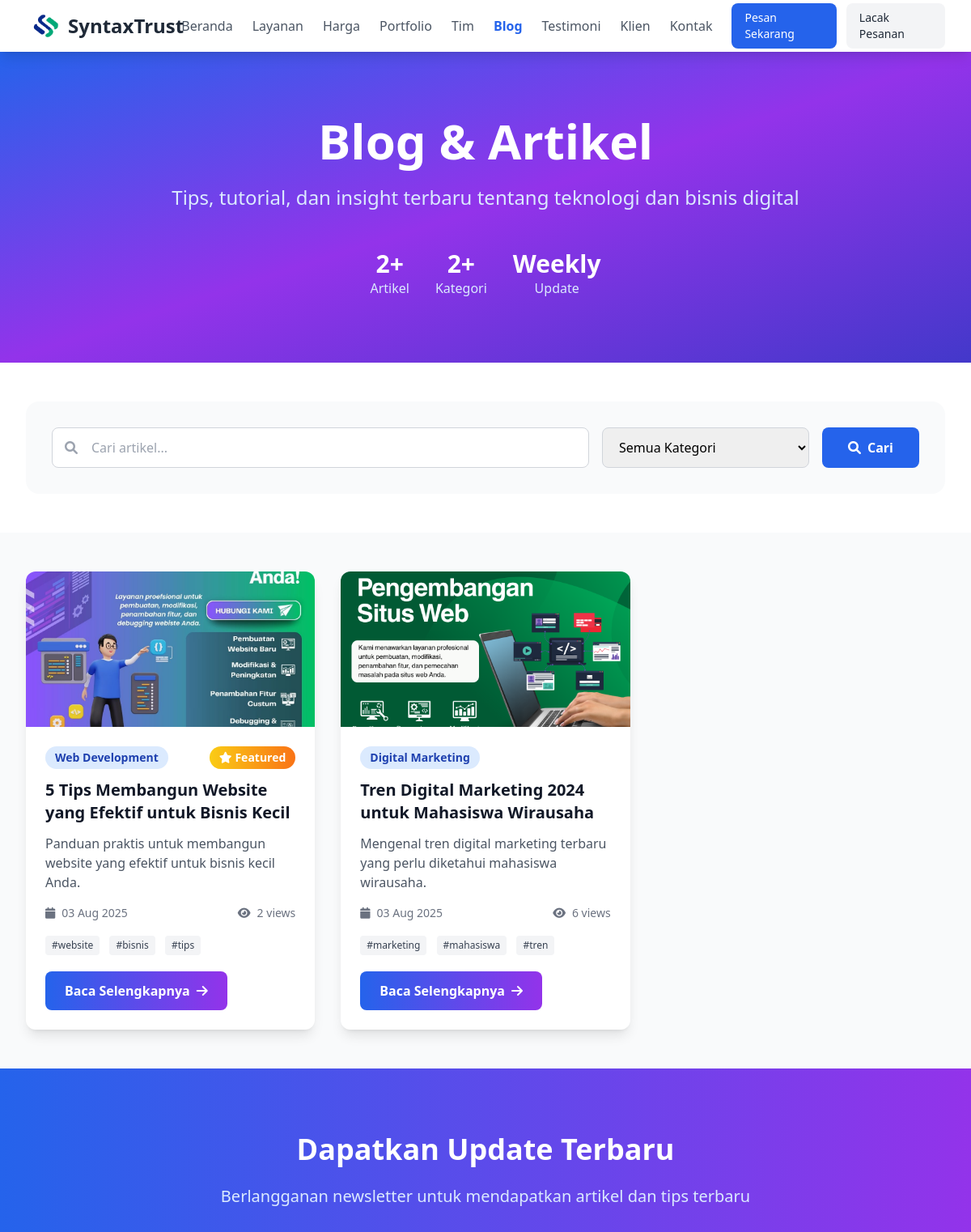
The app's page /public/blog.php (upper part), older data.
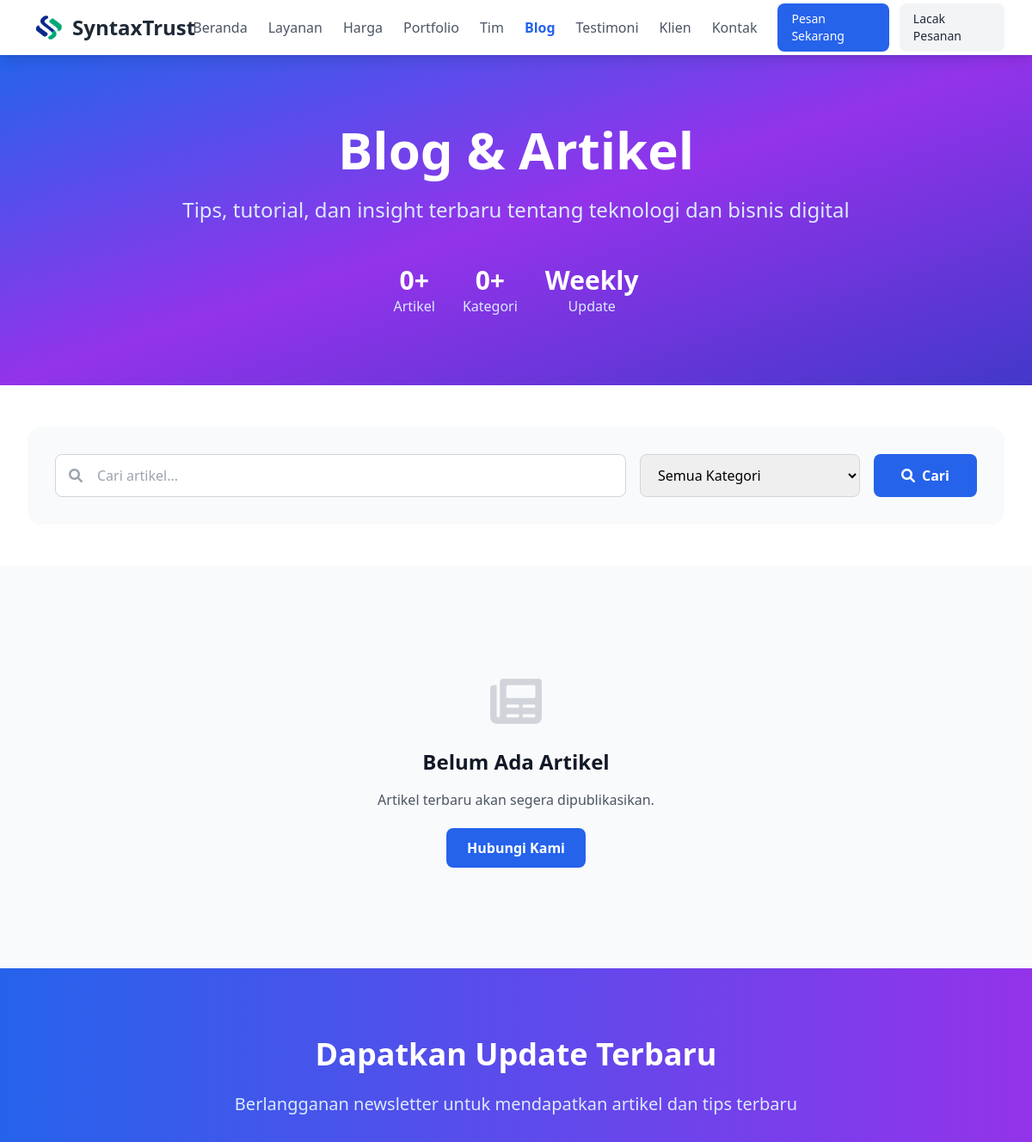
The same page, newer data.
### tables this page shows
CREATE TABLE `blog_posts` (
  `id` int(11) NOT NULL,
  `title` varchar(200) NOT NULL,
  `slug` varchar(255) NOT NULL,
  `content` text NOT NULL,
  `excerpt` varchar(500) DEFAULT NULL,
  `featured_image` varchar(255) DEFAULT NULL,
  `author_id` int(11) DEFAULT NULL,
  `category` varchar(100) DEFAULT NULL,
  `tags` longtext DEFAULT NULL CHECK (json_valid(`tags`)),
  `status` enum('draft','published','archived') DEFAULT 'draft',
  `published_at` timestamp NULL DEFAULT NULL,
  `view_count` int(11) DEFAULT 0,
  `is_featured` tinyint(1) DEFAULT 0,
  `meta_title` varchar(200) DEFAULT NULL,
  `meta_description` varchar(500) DEFAULT NULL,
  `created_at` timestamp NOT NULL DEFAULT current_timestamp(),
  `updated_at` timestamp NOT NULL DEFAULT current_timestamp() ON UPDATE current_timestamp()
);

### public/includes/helpers.php (called while the page is built, shortened)
<?php
require_once __DIR__ . '/../../config/database.php';
if (!function_exists('getSetting')) {
    function getSetting($key, $default = '') {
        global $pdo;
        try {
            $stmt = $pdo->prepare("SELECT setting_value FROM settings WHERE setting_key = ? AND is_public = 1");
            $stmt->execute([$key]);
            $result = $stmt->fetch(PDO::FETCH_ASSOC);
            return $result ? $result['setting_value'] : $default;
        } catch (Exception $e) {
            return $default;
        }
    }
}
if (!function_exists('h')) {
    function h($string) {
        return htmlspecialchars((string)$string, ENT_QUOTES, 'UTF-8');
    }
}
if (!function_exists('assetUrl')) {
    function assetUrl($path) {
        $path = (string)$path;
        if (strpos($path, 'uploads/') === 0) {
            return '../' . $path;
        }
        return $path;
    }
}

### public/blog.php (the view, shortened to what the changed rows need)
<?php
require_once __DIR__ . '/includes/layout.php';
$page = isset($_GET['page']) ? max(1, (int)$_GET['page']) : 1;
$per_page = 6;
$offset = ($page - 1) * $per_page;
$search = isset($_GET['search']) ? trim($_GET['search']) : '';
$category = isset($_GET['category']) ? trim($_GET['category']) : '';
$where_conditions = ["status = 'published'"];
$params = [];
$where_clause = implode(' AND ', $where_conditions);
try {
    $count_sql = "SELECT COUNT(*) FROM blog_posts WHERE $where_clause";
    $count_stmt = $pdo->prepare($count_sql);
    $count_stmt->execute($params);
    $total_posts = $count_stmt->fetchColumn();
    $sql = "SELECT * FROM blog_posts WHERE $where_clause ORDER BY is_featured DESC, published_at DESC LIMIT $per_page OFFSET $offset";
    $stmt = $pdo->prepare($sql);
    $stmt->execute($params);
    $posts = $stmt->fetchAll(PDO::FETCH_ASSOC);
    $cat_stmt = $pdo->prepare("SELECT DISTINCT category FROM blog_posts WHERE status = 'published' AND category IS NOT NULL ORDER BY category");
    $cat_stmt->execute();
    $categories = $cat_stmt->fetchAll(PDO::FETCH_COLUMN);
} catch (Exception $e) {
    $posts = [];
    $categories = [];
    $total_posts = 0;
}
$site_name = getSetting('site_name', 'SyntaxTrust');
$site_description = getSetting('site_description', 'Layanan Pembuatan Website untuk Mahasiswa & UMKM');
echo renderPageStart('Blog - ' . $site_name, 'Artikel dan tips terbaru tentang teknologi - ' . $site_description, 'blog.php');
?>
    <section class="bg-gradient-to-br from-blue-600 via-purple-600 to-indigo-700 text-white py-20">
        <div class="max-w-7xl mx-auto px-4 sm:px-6 lg:px-8 text-center">
            <h1 class="text-4xl md:text-6xl font-bold mb-6">Blog & Artikel</h1>
            <div class="flex justify-center items-center space-x-8 mt-12">
                <div class="text-center">
                    <div class="text-3xl font-bold"><span id="posts-count"><?= $total_posts ?></span>+</div>
                </div>
                <div class="text-center">
                    <div class="text-3xl font-bold"><?= count($categories) ?>+</div>
                    <div class="text-blue-100">Kategori</div>
                </div>
            </div>
        </div>
    </section>
    <section class="py-12 bg-gray-50">
        <div id="blog-content" class="max-w-7xl mx-auto px-4 sm:px-6 lg:px-8">
            <?php if (!empty($posts)): ?>
            <div id="blog-posts-grid" class="grid grid-cols-1 md:grid-cols-2 lg:grid-cols-3 gap-8">
                <?php foreach ($posts as $index => $post): ?>
                <article class="blog-card bg-white rounded-xl shadow-lg overflow-hidden" style="animation: slideUp 0.6s ease-out <?= $index * 0.1 ?>s both;">
                    <?php if ($post['featured_image']): ?>
                    <div class="h-48 overflow-hidden">
                        <img src="<?= h(assetUrl($post['featured_image'])) ?>" alt="<?= h($post['title']) ?>" class="w-full h-full object-cover hover:scale-105 transition-transform duration-300">
                    </div>
                    <?php endif; ?>
                    <div class="p-6">
                        <div class="flex items-center justify-between mb-3">
                            <?php if ($post['category']): ?>
                            <span class="bg-blue-100 text-blue-800 px-3 py-1 rounded-full text-sm font-semibold">
                                <?= h($post['category']) ?>
                            </span>
                            <?php endif; ?>
                            <?php if ($post['is_featured']): ?>
                            <span class="bg-gradient-to-r from-yellow-400 to-orange-500 text-white px-3 py-1 rounded-full text-sm font-semibold">
                                <i class="fas fa-star mr-1"></i>Featured
                            </span>
                            <?php endif; ?>
                        </div>
                        <h2 class="text-xl font-bold text-gray-900 mb-3 line-clamp-2 hover:text-blue-600 transition-colors">
                            <a href="blog-detail.php?slug=<?= h($post['slug']) ?>">
                                <?= h($post['title']) ?>
                            </a>
                        </h2>
                        <p class="text-gray-600 mb-4 line-clamp-3">
                            <?= h($post['excerpt'] ?: substr(strip_tags($post['content']), 0, 150) . '...') ?>
                        </p>
                        <div class="flex items-center justify-between text-sm text-gray-500 mb-4">
                            <div class="flex items-center">
                                <i class="fas fa-calendar mr-2"></i>
                                <?= date('d M Y', strtotime($post['published_at'])) ?>
                            </div>
                            <div class="flex items-center">
                                <i class="fas fa-eye mr-2"></i>
                                <?= number_format($post['view_count']) ?> views
                            </div>
                        </div>
                        <?php if ($post['tags']): ?>
                        <div class="mb-4">
                            <?php
                            $tags = json_decode($post['tags'], true) ?: [];
                            foreach (array_slice($tags, 0, 3) as $tag):
                            ?>
                            <span class="inline-block bg-gray-100 text-gray-700 px-2 py-1 rounded text-xs mr-2 mb-1">
                                #<?= h($tag) ?>
                            </span>
                            <?php endforeach; ?>
                        </div>
                        <?php endif; ?>
                        <a href="blog-detail.php?slug=<?= h($post['slug']) ?>"
                           class="inline-flex items-center bg-gradient-to-r from-blue-600 to-purple-600 text-white px-6 py-3 rounded-lg font-semibold hover:shadow-lg transition-all duration-300 transform hover:-translate-y-1">
                            Baca Selengkapnya
                            <i class="fas fa-arrow-right ml-2"></i>
                        </a>
                    </div>
                </article>
                <?php endforeach; ?>
            </div>
            <?php else: ?>
            <div id="blog-empty" class="text-center py-20">
                <i class="fas fa-newspaper text-6xl text-gray-300 mb-6"></i>
                <h3 class="text-2xl font-bold text-gray-900 mb-4">
                    <?= $search || $category ? 'Artikel Tidak Ditemukan' : 'Belum Ada Artikel' ?>
                </h3>
                <p class="text-gray-600 mb-8">
                    <?= $search || $category ? 'Coba gunakan kata kunci atau kategori lain.' : 'Artikel terbaru akan segera dipublikasikan.' ?>
                </p>
                <?php if ($search || $category): ?>
                <a href="blog.php" class="bg-blue-600 text-white px-6 py-3 rounded-lg font-semibold hover:bg-blue-700 transition-colors">
                    Lihat Semua Artikel
                </a>
                <?php else: ?>
                <a href="contact.php" class="bg-blue-600 text-white px-6 py-3 rounded-lg font-semibold hover:bg-blue-700 transition-colors">
                    Hubungi Kami
                </a>
                <?php endif; ?>
            </div>
            <?php endif; ?>
        </div>
    </section>
    <section class="py-20 bg-gradient-to-r from-blue-600 to-purple-600 text-white">
        <div class="max-w-4xl mx-auto px-4 sm:px-6 lg:px-8 text-center">
            <h2 class="text-3xl md:text-4xl font-bold mb-6">Dapatkan Update Terbaru</h2>
        </div>
    </section>
    <?php echo renderPageEnd(); ?>

### public/includes/shared-components.php (shortened to what the changed rows need)
<?php
function renderNavigation($current_page = '') {
    $nav_items = [
        'index.php' => 'Beranda',
        'services.php' => 'Layanan',
        'pricing.php' => 'Harga',
        'portfolio.php' => 'Portfolio',
        'team.php' => 'Tim',
        'blog.php' => 'Blog',
        'testimonials.php' => 'Testimoni',
        'clients.php' => 'Klien',
        'contact.php' => 'Kontak'
    ];
    $action_items = [
        'checkout.php' => ['label' => 'Pesan Sekarang', 'class' => 'bg-blue-600 text-white px-4 py-2 rounded-lg hover:bg-blue-700'],
        'order-tracking.php' => ['label' => 'Lacak Pesanan', 'class' => 'bg-gray-100 text-gray-800 px-4 py-2 rounded-lg hover:bg-gray-200']
    ];
    ?>
    <nav class="bg-white shadow-lg sticky top-0 z-40">
        <div class="max-w-7xl mx-auto px-4 sm:px-6 lg:px-8">
            <div class="flex justify-between h-16">
                <div class="hidden md:flex items-center space-x-6">
                    <?php foreach ($nav_items as $page => $label): ?>
                    <a href="<?= $page ?>" class="<?= $current_page === $page ? 'text-blue-600 font-semibold' : 'text-gray-600 hover:text-blue-600' ?> transition-colors">
                        <?= $label ?>
                    </a>
                    <?php endforeach; ?>
                    <div class="flex items-center space-x-3 ml-4">
                        <?php foreach ($action_items as $page => $item): ?>
                        <a href="<?= $page ?>" class="<?= $item['class'] ?> transition-colors text-sm font-medium">
                            <?= $item['label'] ?>
                        </a>
                        <?php endforeach; ?>
                    </div>
                </div>
            </div>
        </div>
    </nav>
    <?php
    return ob_get_clean();
}
    ?>

Row changes from the older to the newer data that the page shows:
removed blog_posts: featured_image (picture), category "Web Development", is_featured 1 (drawn), title "5 Tips Membangun Website yang Efektif untuk Bisnis Kecil", excerpt "Panduan praktis untuk membangun website yang efektif untuk bisnis kecil Anda.", published_at "03 Aug 2025", view_count "2", tags "website", tags "bisnis", tags "tips"
removed blog_posts: featured_image (picture), category "Digital Marketing", title "Tren Digital Marketing 2024 untuk Mahasiswa Wirausaha", excerpt "Mengenal tren digital marketing terbaru yang perlu diketahui mahasiswa wirausaha.", published_at "03 Aug 2025", view_count "6", tags "marketing", tags "mahasiswa", tags "tren"
Text that changed along with them:
$total_posts: "2" → "0"
count($categories): "2" → "0"
text now shown: "Belum Ada Artikel Artikel terbaru akan segera dipublikasikan. Hubungi Kami"
